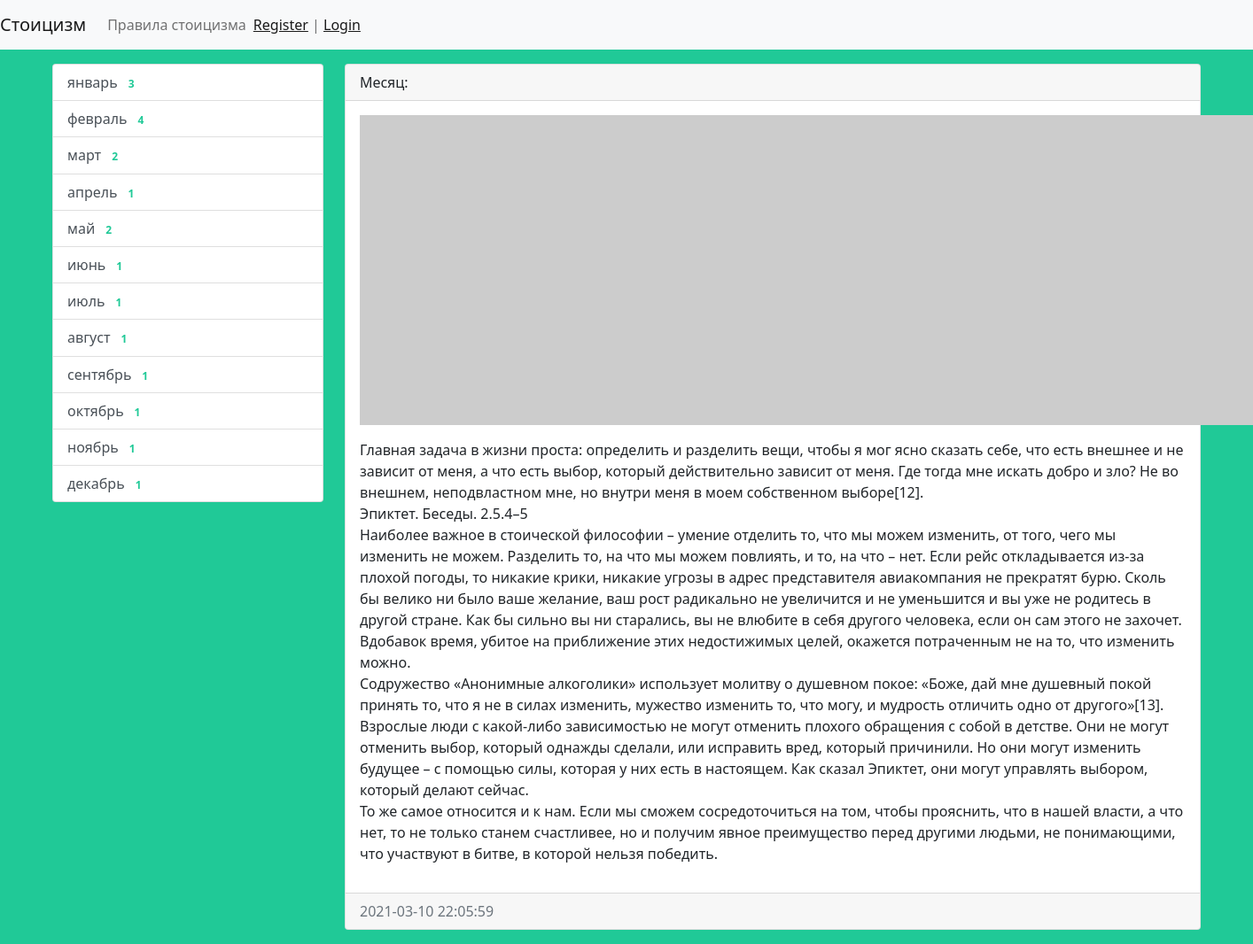
Page /stoic/13/ on the committed database.
### stoic/models.py (models this page shows, shortened)
class Month(models.Model):
    title = models.CharField(max_length=150, db_index=True, verbose_name='Наименование месяца')
    def get_absolute_url(self):
        return reverse('month', kwargs={"month_id": self.pk})
    class Meta:
        verbose_name = 'Месяц'
        verbose_name_plural = 'Месяцы'
        ordering = ['id']

class Stoic(models.Model):
    title = models.CharField(max_length=150, verbose_name='Заголовок')
    content = models.TextField(blank=True, verbose_name='Контент')
    created_at = models.DateTimeField(auto_now_add=True, verbose_name='Дата публикации')
    updated_at = models.DateTimeField(auto_now=True, verbose_name='Обновлено')
    photo = models.ImageField(upload_to='photos/%Y/%m/%d/', verbose_name='Изображение', blank=True)
    is_published = models.BooleanField(default=True, verbose_name='Опубликовано')
    month = models.ForeignKey('Month', on_delete=models.PROTECT, verbose_name='Месяц')
    views = models.IntegerField(default=0)
    class Meta:
        verbose_name = 'Высказывание'
        verbose_name_plural = 'Дни'
        ordering = ['id']

### stoic/views.py (the view)
# urls.py: path('stoic/<int:pk>/', ViewStoic.as_view(), name='view_stoic'),
class ViewStoic(DetailView):
    model = Stoic
    context_object_name = 'stoic_item'

### stoic/templatetags/stoic_tags.py (called while the page is built)
@register.inclusion_tag('stoic/list_months.html')
def show_months(arg1='Hello', arg2='world'):
    months = Month.objects.annotate(cnt=Count('stoic', filter=F('stoic__is_published'))).filter(cnt__gt=0)
    return {"months": months, "arg1": arg1, "arg2": arg2}

### stoic/templates/stoic/stoic_detail.html (shortened to what this page needs)
{% extends 'base.html' %}
{% block sidebar %}
{% include 'inc/_sidebar.html' %}
{% endblock %}
{% block content %}
<div class="card mb-3">
    <div class="card-header">
        Месяц: <a href="{{ news_item.month.get_absolute_url }}">{{ news_item.category }}</a>
    </div>
    <div class="card-body">
        {% if item.photo %}
        <img src="{{ stoic_item.photo.url }}" alt="" width="350" class="float-left mr-3">
        {% else %}
        <img src="https://picsum.photos/id/1060/350/235/?blur=2" alt="" class="float-left mr-3">
        {% endif %}
        <p class="card-text">{{ stoic_item.content|safe|linebreaks }}</p>
    </div>
    <div class="card-footer text-muted">
        {{ stoic_item.created_at|date:"Y-m-d H:i:s" }}
    </div>
</div>
{% endblock %}

### stoic/templates/stoic/list_months.html
<div class="list-group">
    {% for item in months %}
        <a href="{{ item.get_absolute_url }}" class="list-group-item list-group-item-action">{{ item.title }} <span  class="badge badge-primary badge-pill" style="color:#20c997;"  >{{ item.cnt }}</span></a>
    {% endfor %}
</div>

### stoic_app/static/css/style.css (style rules this page uses)
body { background-color: #20c997; }

### rows in the picture
Month: title "январь", cnt "3"
Month: title "февраль", cnt "4"
Month: title "март", cnt "2"
Month: title "апрель", cnt "1"
Month: title "май", cnt "2"
Month: title "июнь", cnt "1"
Month: title "июль", cnt "1"
Month: title "август", cnt "1"
Month: title "сентябрь", cnt "1"
Month: title "октябрь", cnt "1"
Month: title "ноябрь", cnt "1"
Month: title "декабрь", cnt "1"
Stoic: content "Главная задача в жизни проста: определить и разделить вещи, чтобы я мог ясно сказать себе, что есть внешнее и не зависит от меня, а что есть выбор, который действительно зависит от меня. Где тогда мне искать добро и зло? Не во внешнем, неподвластном мне, но внутри меня в моем собственном выборе[12]. Эпиктет. Беседы. 2.5.4–5 Наиболее важное в стоической философии – умение отделить то, что мы можем изменить, от того, чего мы изменить не можем. Разделить то, на что мы можем повлиять, и то, на что – нет. Если рейс откладывается из-за плохой погоды, то никакие крики, никакие угрозы в адрес представителя авиакомпания не прекратят бурю. Сколь бы велико ни было ваше желание, ваш рост радикально не…", created_at "2021-03-10 22:05:59"
